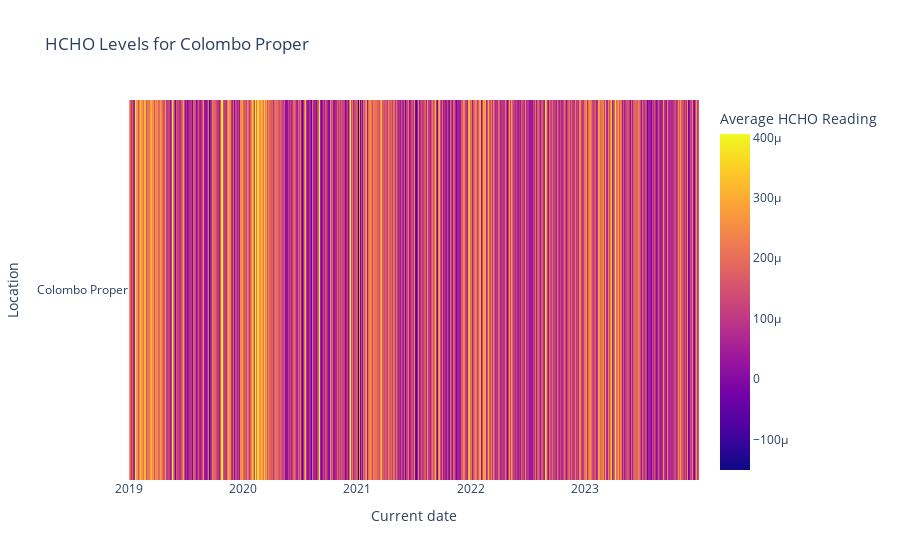
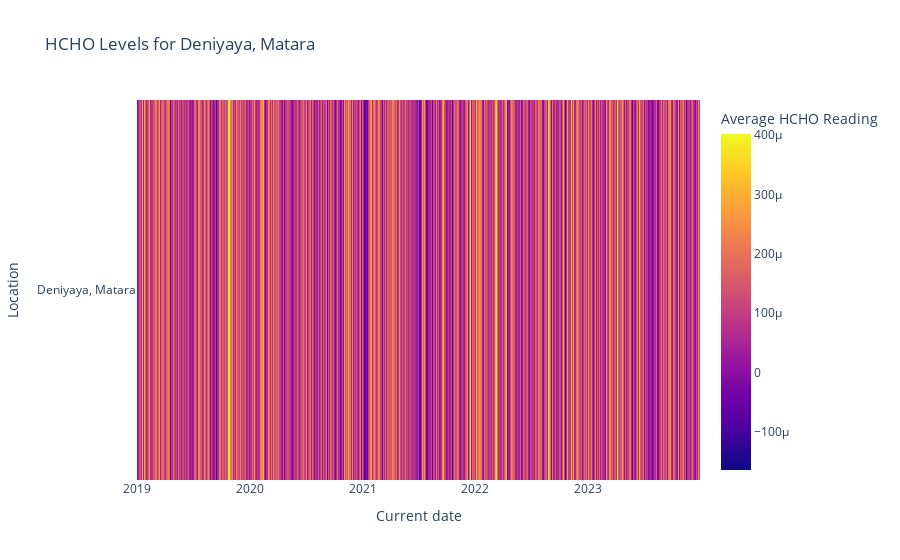
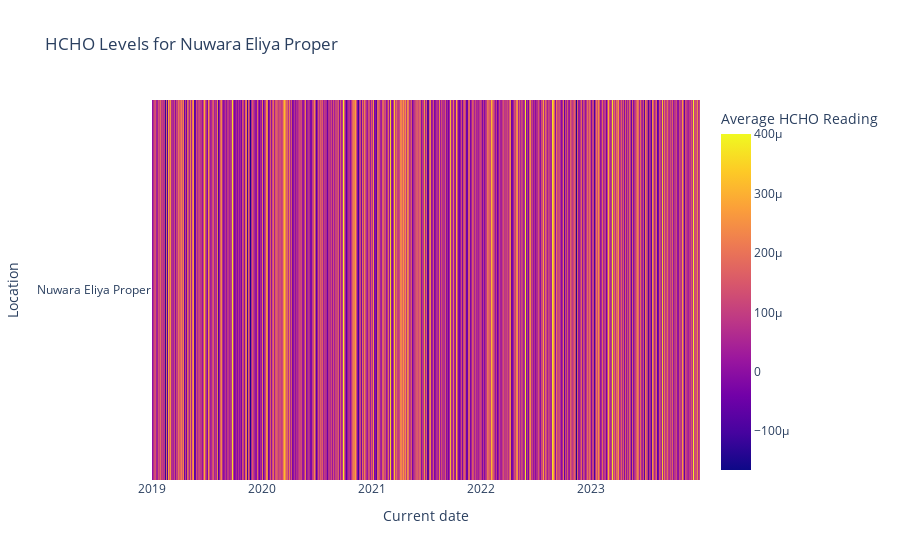
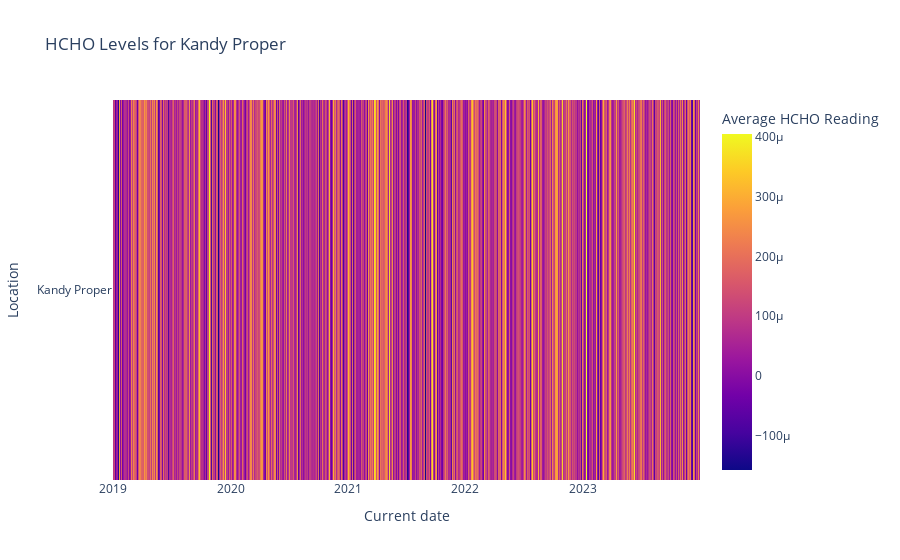

Notebook source saved alongside these figures, in order:
### Markdown cell above
### Heatmap - HCHO Levels by Location and Date

### Code cell
# Loop through each unique location and create a heatmap
for location in df['Location'].unique():
    location_data = df[df['Location'] == location].pivot_table(index='Location', columns='Current date', values='HCHO', aggfunc='mean')
    
    fig = px.imshow(location_data, labels=dict(color="Average HCHO Reading"),
                    title=f'HCHO Levels for {location}',
                    x=location_data.columns.strftime('%Y-%m-%d'),
                    y=location_data.index)
    
    fig.show()

### Figure 1 — Plotly figure (JSON) as saved in the notebook; plotly's stock layout.template omitted (floating-point values rounded to 4 significant figures; data arrays with more than 128 entries replaced by an {"elided": "..."} marker saying what was removed)
{"data": [{"coloraxis": "coloraxis", "hovertemplate": "Current date: %{x}<br>Location: %{y}<br>Average HCHO Reading: %{z}<extra></extra>", "name": "0", "type": "heatmap", "x": {"elided": "1805 str values"}, "xaxis": "x", "y": ["Colombo Proper"], "yaxis": "y", "z": {"elided": "1x1805 float values"}}], "layout": {"coloraxis": {"colorbar": {"title": {"text": "Average HCHO Reading"}}, "colorscale": [[0, "#0d0887"], [0.1111, "#46039f"], [0.2222, "#7201a8"], [0.3333, "#9c179e"], [0.4444, "#bd3786"], [0.5556, "#d8576b"], [0.6667, "#ed7953"], [0.7778, "#fb9f3a"], [0.8889, "#fdca26"], [1, "#f0f921"]]}, "title": {"text": "HCHO Levels for Colombo Proper"}, "xaxis": {"anchor": "y", "constrain": "domain", "domain": [0, 1], "scaleanchor": "y", "title": {"text": "Current date"}}, "yaxis": {"anchor": "x", "autorange": "reversed", "constrain": "domain", "domain": [0, 1], "title": {"text": "Location"}}}}

### Figure 2 — Plotly figure (JSON) as saved in the notebook; plotly's stock layout.template omitted (floating-point values rounded to 4 significant figures; data arrays with more than 128 entries replaced by an {"elided": "..."} marker saying what was removed)
{"data": [{"coloraxis": "coloraxis", "hovertemplate": "Current date: %{x}<br>Location: %{y}<br>Average HCHO Reading: %{z}<extra></extra>", "name": "0", "type": "heatmap", "x": {"elided": "1800 str values"}, "xaxis": "x", "y": ["Deniyaya, Matara"], "yaxis": "y", "z": {"elided": "1x1800 float values"}}], "layout": {"coloraxis": {"colorbar": {"title": {"text": "Average HCHO Reading"}}, "colorscale": [[0, "#0d0887"], [0.1111, "#46039f"], [0.2222, "#7201a8"], [0.3333, "#9c179e"], [0.4444, "#bd3786"], [0.5556, "#d8576b"], [0.6667, "#ed7953"], [0.7778, "#fb9f3a"], [0.8889, "#fdca26"], [1, "#f0f921"]]}, "title": {"text": "HCHO Levels for Deniyaya, Matara"}, "xaxis": {"anchor": "y", "constrain": "domain", "domain": [0, 1], "scaleanchor": "y", "title": {"text": "Current date"}}, "yaxis": {"anchor": "x", "autorange": "reversed", "constrain": "domain", "domain": [0, 1], "title": {"text": "Location"}}}}

### Figure 3 — Plotly figure (JSON) as saved in the notebook; plotly's stock layout.template omitted (floating-point values rounded to 4 significant figures; data arrays with more than 128 entries replaced by an {"elided": "..."} marker saying what was removed)
{"data": [{"coloraxis": "coloraxis", "hovertemplate": "Current date: %{x}<br>Location: %{y}<br>Average HCHO Reading: %{z}<extra></extra>", "name": "0", "type": "heatmap", "x": {"elided": "1808 str values"}, "xaxis": "x", "y": ["Nuwara Eliya Proper"], "yaxis": "y", "z": {"elided": "1x1808 float values"}}], "layout": {"coloraxis": {"colorbar": {"title": {"text": "Average HCHO Reading"}}, "colorscale": [[0, "#0d0887"], [0.1111, "#46039f"], [0.2222, "#7201a8"], [0.3333, "#9c179e"], [0.4444, "#bd3786"], [0.5556, "#d8576b"], [0.6667, "#ed7953"], [0.7778, "#fb9f3a"], [0.8889, "#fdca26"], [1, "#f0f921"]]}, "title": {"text": "HCHO Levels for Nuwara Eliya Proper"}, "xaxis": {"anchor": "y", "constrain": "domain", "domain": [0, 1], "scaleanchor": "y", "title": {"text": "Current date"}}, "yaxis": {"anchor": "x", "autorange": "reversed", "constrain": "domain", "domain": [0, 1], "title": {"text": "Location"}}}}

### Figure 4 — Plotly figure (JSON) as saved in the notebook; plotly's stock layout.template omitted (floating-point values rounded to 4 significant figures; data arrays with more than 128 entries replaced by an {"elided": "..."} marker saying what was removed)
{"data": [{"coloraxis": "coloraxis", "hovertemplate": "Current date: %{x}<br>Location: %{y}<br>Average HCHO Reading: %{z}<extra></extra>", "name": "0", "type": "heatmap", "x": {"elided": "1811 str values"}, "xaxis": "x", "y": ["Kandy Proper"], "yaxis": "y", "z": {"elided": "1x1811 float values"}}], "layout": {"coloraxis": {"colorbar": {"title": {"text": "Average HCHO Reading"}}, "colorscale": [[0, "#0d0887"], [0.1111, "#46039f"], [0.2222, "#7201a8"], [0.3333, "#9c179e"], [0.4444, "#bd3786"], [0.5556, "#d8576b"], [0.6667, "#ed7953"], [0.7778, "#fb9f3a"], [0.8889, "#fdca26"], [1, "#f0f921"]]}, "title": {"text": "HCHO Levels for Kandy Proper"}, "xaxis": {"anchor": "y", "constrain": "domain", "domain": [0, 1], "scaleanchor": "y", "title": {"text": "Current date"}}, "yaxis": {"anchor": "x", "autorange": "reversed", "constrain": "domain", "domain": [0, 1], "title": {"text": "Location"}}}}
